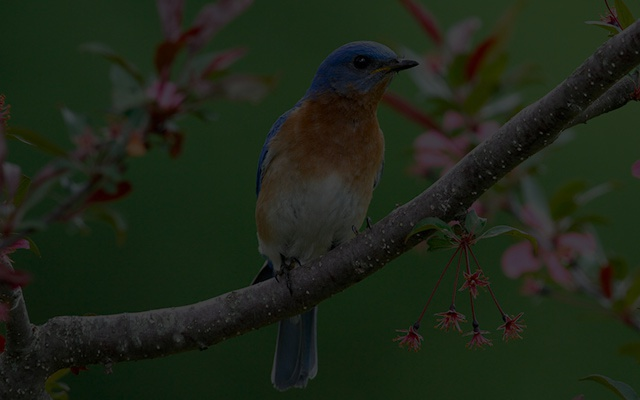
#> input picture ClassWork/CW5/Dark Image.jpg, 640 x 400 px, found by its file name
$ python myHistEq.py
#> lines starting #> are read from the running program, lines starting #| are printed output that depends on the picture
#> further down, Img is the input picture: shape (400, 640, 3); mean B, G, R 23.4, 37.4, 29.3
### All_Sols/CW/ClassWork5Sol35/myHistEqLogic.py
__author__ = 'Dmitry Patashov'

import numpy as np

def myHistEqualization(Img):

    HistL = np.zeros(256)
    for i in range(256):
        HistL[i] = len(Img[Img == np.float64(i)])
#> after the loop, HistL = 256 values, max 25058 at index 20, min 0 at index 77, mean 3000

    PDFfun = HistL / np.sum(HistL)
#> PDFfun = 256 values, max 0.0326 at index 20, min 0 at index 77, mean 0.00391

    CDFfun = np.zeros(PDFfun.shape)
#> CDFfun = 256 values from 0 to 0
    CDFfun[0] = PDFfun[0]
    for k in range(1, len(CDFfun)):
        CDFfun[k] = CDFfun[k - 1] + PDFfun[k]
#> after the loop, CDFfun = 256 values from 0.00485 to 1

    RepImg = np.float64(Img)
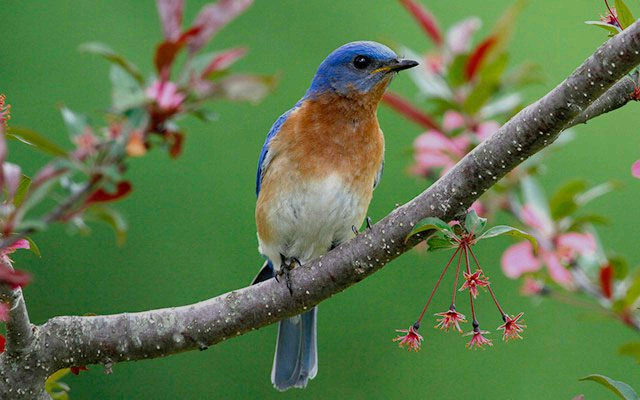
#> RepImg: shape (400, 640, 3) float64; mean B, G, R 23.4, 37.4, 29.3; drawn with min black and max white
    for j in range(256):
        RepImg[RepImg == j] = CDFfun[j] * 255
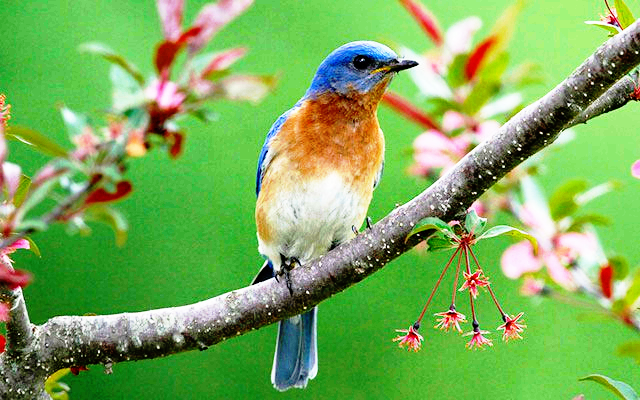
#> RepImg: shape (400, 640, 3) float64; mean B, G, R 92, 174.1, 124.8; drawn with min black and max white

    return np.uint8(np.round(RepImg))

### All_Sols/CW/ClassWork5Sol35/myHistEq.py
__author__ = 'Dmitry Patashov'

import os
import cv2
from matplotlib import pyplot as plt
import myHistEqLogic as mhe

CurDir = os.getcwd()
ImgAdd = CurDir + '\Images\\'

Img = cv2.imread(ImgAdd + 'Dark Image.jpg')
# Img = cv2.imread(ImgAdd + 'Giraffe.jpg')

RepImg = mhe.myHistEqualization(Img)

plt.figure()
plt.subplot(221)
plt.title('Original Image')
plt.axis('off')
plt.imshow(Img, vmin = 0, vmax = 255)
plt.subplot(222)
plt.title('Histogram Equalization')
plt.axis('off')
plt.imshow(RepImg, vmin = 0, vmax = 255)

plt.subplot(223)
plt.hist(Img.ravel(), bins=256, range=(0.0, 256), facecolor='black')
plt.xlim([0,256])
plt.subplot(224)
plt.hist(RepImg.ravel(), bins=256, range=(0.0, 256), facecolor='blue')
plt.xlim([0,256])

plt.show()
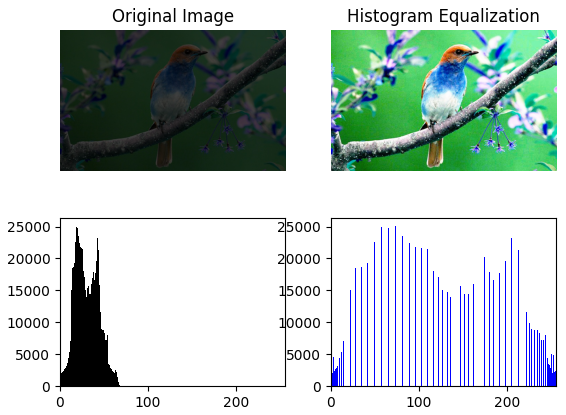
#> figure drawn by matplotlib, 4 panels; B, G, R data is drawn as R, G, B; panel 3: tallest bar 25058 high, from x = 20 to 21; panel 4: tallest bar 25058 high, from x = 73 to 74
